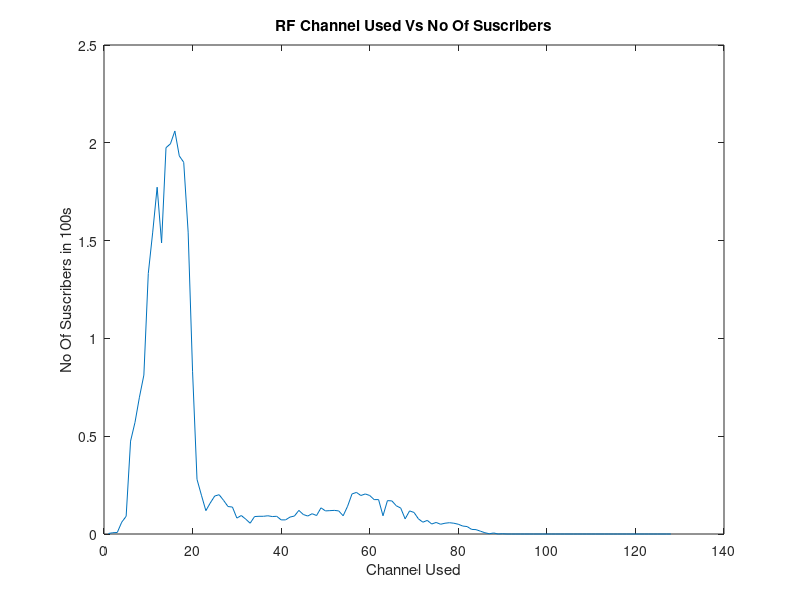

Here is the MATLAB script that generated this plot:
clc;
clear all;
close all;

data1 = load('data-1.txt');
X1 = data1(:, 1); y1 = data1(:, 2);
plot(y1,X1);
xlabel('Channel Used');
ylabel('No Of Suscribers in 100s');
title('RF Channel Used Vs No Of Suscribers');
print("../RESULTS/Result-1.jpg");
